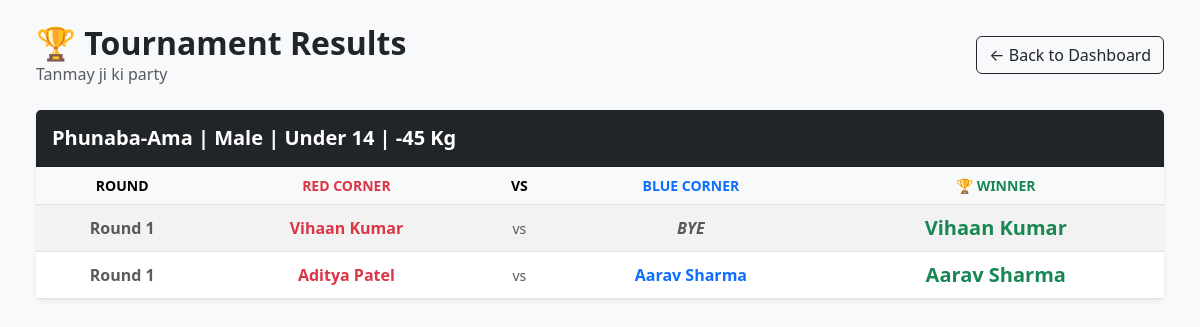
Page /tournaments/1/results/ (signed in) on the earlier database version.
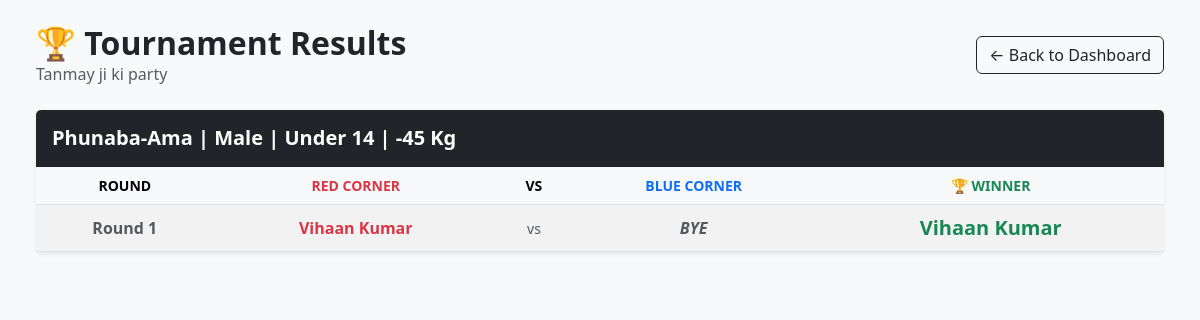
Same page on the later database version.
### thangta/models.py (models this page shows, shortened)
class Match(models.Model):
    tournament = models.ForeignKey(Tournament, on_delete=models.CASCADE)
    event_type = models.CharField(max_length=50)
    age_category = models.CharField(max_length=3)
    weight_category = models.CharField(max_length=4)
    gender = models.CharField(max_length=10)
    is_active = models.BooleanField(default=False)
    is_completed = models.BooleanField(default=False)
    round_number = models.IntegerField(default=1)
    current_round = models.IntegerField(default=1) # Tracks Round 1, Round 2, or 3 (Tie Breaker)
    current_sub_round = models.IntegerField(default=1)
    match_sequence = models.IntegerField(help_text="Order of the match in this round")
    current_sub_round = models.IntegerField(default=1)
    ring_number = models.IntegerField(default=1)
    participant_red = models.ForeignKey(Participant, related_name='matches_as_red', on_delete=models.CASCADE)
    participant_blue = models.ForeignKey(Participant, related_name='matches_as_blue', on_delete=models.CASCADE, null=True, blank=True)
    winner = models.ForeignKey(Participant, related_name='matches_won', on_delete=models.SET_NULL, null=True, blank=True)
    score_red = models.IntegerField(default=0)
    score_blue = models.IntegerField(default=0)
    round_1_red = models.IntegerField(default=0)
    round_1_blue = models.IntegerField(default=0)
    round_2_red = models.IntegerField(default=0)
    round_2_blue = models.IntegerField(default=0)
    round_3_red = models.IntegerField(default=0)
    round_3_blue = models.IntegerField(default=0)
    @property
    def age_display(self):
        age_map = {'U14': 'Under 14', 'U18': 'Under 18', 'O18': 'Over 18'}
        return age_map.get(self.age_category, self.age_category)
    @property
    def weight_display(self):
        if self.weight_category and "Kg" not in str(self.weight_category):
            return f"{self.weight_category} Kg"
        return self.weight_category
    @property
    def full_category_name(self):
        return f"{self.event_type} | {self.gender} | {self.age_display} | {self.weight_display}"

class Participant(models.Model):
    class GenderChoices(models.TextChoices):
        MALE = 'Male', 'Male'
        FEMALE = 'Female', 'Female'
    class EventTypeChoices(models.TextChoices):
        PHUNABA_AMA = 'Phunaba-Ama', 'Phunaba-Ama'
        PHUNABA_ANISHUBA = 'Phunaba-Anishuba', 'Phunaba-Anishuba'
    class AgeCategory(models.TextChoices):
        UNDER_14 = 'U14', 'Under 14'
        UNDER_18 = 'U18', 'Under 18'
        OVER_18 = 'O18', 'Over 18'
    class WeightCategory(models.TextChoices):
        MINUS_21 = '-21', '-21 Kg'
        MINUS_25 = '-25', '-25 Kg'
        MINUS_29 = '-29', '-29 Kg'
        MINUS_33 = '-33', '-33 Kg'
        MINUS_37 = '-37', '-37 Kg'
        MINUS_40 = '-40', '-40 Kg'
        MINUS_41 = '-41', '-41 Kg'
        MINUS_44 = '-44', '-44 Kg'
        MINUS_45 = '-45', '-45 Kg'
        MINUS_49 = '-49', '-49 Kg'
        MINUS_52 = '-52', '-52 Kg'
        MINUS_53 = '-53', '-53 Kg'
        MINUS_56 = '-56', '-56 Kg'
        MINUS_75 = '-75', '-75 Kg'
        PLUS_53 = '+53', '+53 Kg'
    tournament = models.ForeignKey(
        Tournament,
        on_delete=models.CASCADE,
        related_name='participants',
        null=True, blank=True
    )
    name = models.CharField(max_length=200, null=True, blank=True)
    actual_age = models.IntegerField(null=True, blank=True, help_text="Age in numbers")
    date_of_birth = models.DateField(null=True, blank=True) # Add this!
    age = models.IntegerField(default = 0)
    gender = models.CharField(max_length=10, choices=GenderChoices.choices, null=True, blank=True)
    contact = models.CharField(max_length=15, null=True, blank=True)
    district = models.CharField(max_length=100)
    district_code = models.CharField(max_length=20)
    event_type = models.CharField(max_length=50, choices=EventTypeChoices.choices, null=True, blank=True)
    age_category = models.CharField(
        max_length=3,
        choices=AgeCategory.choices,
        help_text="Select the participant's age group."
    )
    weight_category = models.CharField(
        max_length=4,
        choices=WeightCategory.choices,
        help_text="Select the participant's weight class."
    )

### thangta/views.py (the view)
# urls.py: path('tournaments/<int:tournament_id>/results/', tournament_results, name='tournament-results'),
@login_required(login_url='login')
def tournament_results(request, tournament_id):
    tournament = get_object_or_404(Tournament, id=tournament_id)
    completed_matches = Match.objects.filter(
        tournament=tournament,
        is_completed=True
    ).order_by('event_type', 'gender', 'age_category', 'weight_category', '-round_number')
    return render(request, 'tournament_results.html', {
        'tournament': tournament,
        'completed_matches': completed_matches
    })

### thangta/templates/tournament_results.html (shortened to what this page needs)
<!DOCTYPE html>
<html lang="en">
<head>
    <link href="https://cdn.jsdelivr.net/npm/bootstrap@5.3.0/dist/css/bootstrap.min.css" rel="stylesheet">
</head>
<body class="bg-light p-4">
<div class="container-fluid">
    <div class="d-flex justify-content-between align-items-center mb-4">
        <div>
            <h2 class="fw-bold m-0">🏆 Tournament Results</h2>
            <p class="text-muted m-0">{{ tournament.name }}</p>
        </div>
        <a href="{% url 'tournament-dashboard' %}" class="btn btn-outline-dark">← Back to Dashboard</a>
    </div>
    {% regroup completed_matches by full_category_name as category_list %}
    <div class="row">
        {% for category in category_list %}
        <div class="col-12 mb-4">
            <div class="card shadow-sm border-0">
                <div class="card-header bg-dark text-white py-3">
                    <h5 class="m-0 fw-bold">{{ category.grouper }}</h5>
                </div>
                <div class="card-body p-0 table-responsive">
                    <table class="table table-hover table-striped m-0 align-middle text-center">
                        <thead class="table-light">
                            <tr>
                                <th class="small">ROUND</th>
                                <th class="small text-danger">RED CORNER</th>
                                <th class="small">VS</th>
                                <th class="small text-primary">BLUE CORNER</th>
                                <th class="small text-success">🏆 WINNER</th>
                            </tr>
                        </thead>
                        <tbody>
                            {% for match in category.list %}
                            <tr>
                                <td class="fw-bold text-muted">Round {{ match.round_number }}</td>
                                <td class="fw-bold text-danger">{{ match.participant_red.name }}</td>
                                <td class="text-muted small">vs</td>
                                {% if match.participant_blue %}
                                    <td class="fw-bold text-primary">{{ match.participant_blue.name }}</td>
                                {% else %}
                                    <td class="fw-bold text-muted fst-italic">BYE</td>
                                {% endif %}
                                <td class="fw-bold text-success fs-5">
                                    {{ match.winner.name }}
                                </td>
                            </tr>
                            {% endfor %}
                        </tbody>
                    </table>
                </div>
            </div>
        </div>
        {% endfor %}
    </div>
</div>
</body>
</html>

Differences in the rows shown:
removed Match: round_number "1", participant_red.name "Aditya Patel", participant_blue.name "Aarav Sharma", winner.name "Aarav Sharma"
